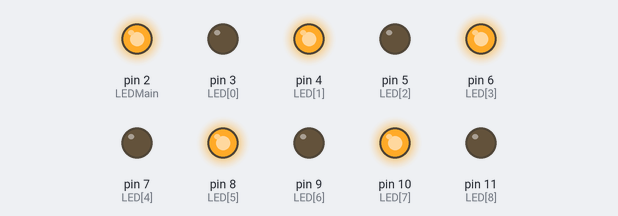
The sketch below on a simulated Arduino Uno, built with avr-gcc and run on an emulated ATmega328P. Shown: output pins drawn as LEDs (lit = HIGH). Random numbers use the default seed unless the sketch sets one.

Above: at 0.1 s.
At 5.1 s:
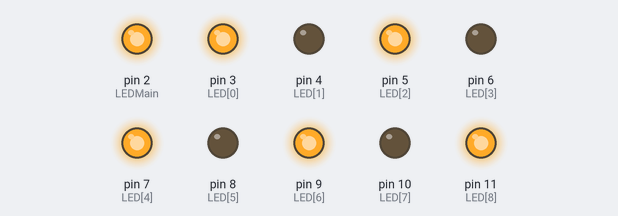
At 13.9 s:
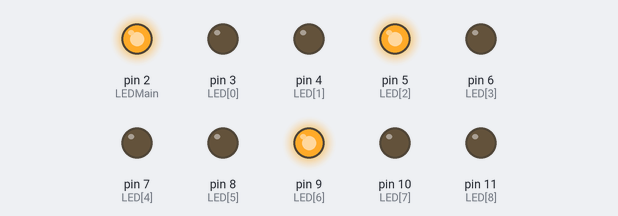
At 22.4 s:
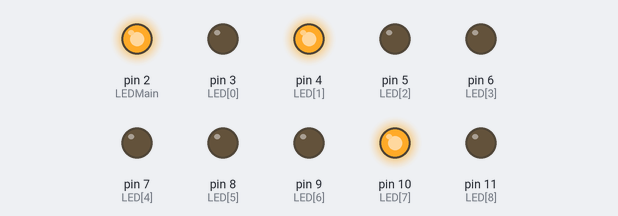
At 30.9 s:
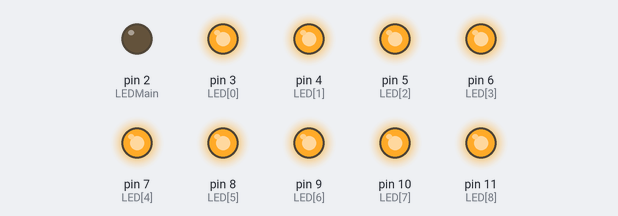
At 39.4 s:
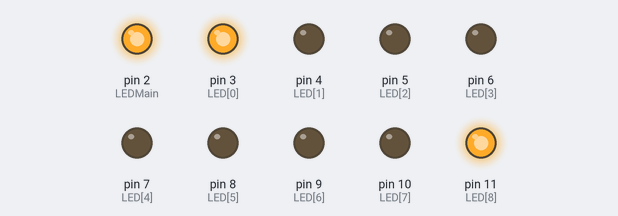
Timing chart, 0 to 40.0 s (numbered marks = the images above):
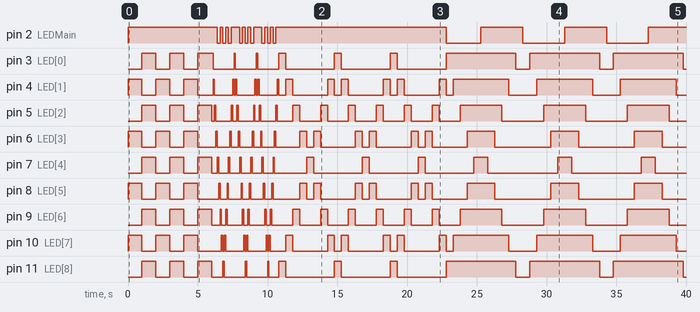

The sketch:

christmas.ino
```cpp
/*
Lighting for Christmas. 9 channels

          _/\_
          \__/   ............>  LEDMain
    / / / / | \ \ \ \
   1  2 3 4 5 6 7 8 9

*/

int LED[] = {3,4,5,6,7,8,9,10,11};

int LEDMain = 2;
int photoCell = A0;

int phc_value;

void setup() {
  int i;
  //pinMode(photoCell, INPUT);
  for (i=0; i<9; i++) {
    pinMode(LED[i], OUTPUT);
  }
  pinMode(LEDMain, OUTPUT);
}

void turnoff(){
 int i;
  for (i=0; i<9; i++) {
    digitalWrite(LED[i], LOW);
  }
}

void turnon(){
 int i;
  for (i=0; i<9; i++) {
    digitalWrite(LED[i], HIGH);
  }
}


void blink1(int sleepTime) {
  digitalWrite(LEDMain, HIGH);
  int j;
  int i;
  for (i=0; i<9; i++) {
    if (i % 2 != 0) {
     digitalWrite(LED[i], HIGH);
    } else {
      digitalWrite(LED[i], LOW);
    }
  }
  delay(sleepTime);
  for (j=0; j<9; j++) {
    if (j % 2 != 0) {
    digitalWrite(LED[j], LOW);
    } else {
      digitalWrite(LED[j], HIGH);
    }
  }
  delay(sleepTime);
}

void blink2(int sleepTime) {
  int i;
  int j;
  int toggle=0;
  int toggle_time=0;
  for (i=0; i<9; i++) {
    j = i - 1;
    if (i==0) { j=8;}
    digitalWrite(LED[i], HIGH);
    digitalWrite(LED[j], LOW);
    if (toggle_time>1){
     if (toggle==0){toggle=1;}
      else {toggle=0;}
      toggle_time=0;
      digitalWrite(LEDMain, toggle);
    }
    toggle_time++;

    delay(sleepTime);
  }
  for (i=7; i>0; i--) {
    j = i + 1;
    digitalWrite(LED[i], HIGH);
    digitalWrite(LED[j], LOW);
    if (toggle_time>1){
     if (toggle==0){toggle=1;}
      else {toggle=0;}
      toggle_time=0;
      digitalWrite(LEDMain, toggle);
    }
    toggle_time++;

    delay(sleepTime);
  }
  digitalWrite(LED[1], LOW);
}

void blink3(int sleepTime) {
  int i;
  digitalWrite(LEDMain, HIGH);
  for (i=0 ; i<5; i++) {
    digitalWrite(LED[i], HIGH);
    digitalWrite(LED[8-i], HIGH);
    if (i>0) {
    digitalWrite(LED[i-1], LOW);
    digitalWrite(LED[9-i], LOW);
    }
    delay(sleepTime);
  }
    for (i=3 ; i>0; i--) {
    digitalWrite(LED[i], HIGH);
    digitalWrite(LED[8-i], HIGH);
    digitalWrite(LED[i+1], LOW);
    digitalWrite(LED[7-i], LOW);
    delay(sleepTime);
  }
  turnoff();
}

void blink4(int sleepTime) {
  int i;
  digitalWrite(LEDMain, LOW);
  for (i=0 ; i<5; i++) {
    digitalWrite(LED[i], HIGH);
    digitalWrite(LED[8-i], HIGH);
    delay(sleepTime);
  }
  digitalWrite(LEDMain, HIGH);
  delay(sleepTime);
    for (i=4 ; i>-1; i--) {
    digitalWrite(LED[i], LOW);
    digitalWrite(LED[8-i], LOW);
    delay(sleepTime);
  }
  digitalWrite(LEDMain, LOW);
  delay(sleepTime);
}

void blink5(int sleepTime) {
  int i;
  int j;

  //Entering

  for (i=0; i<9; i++) {
     for (j=0; j<9-i; j++) {
      digitalWrite(LED[j], HIGH);

      if (j>0) {
      digitalWrite(LED[j-1], LOW);
      }
      delay(sleepTime);
     }
  }
  digitalWrite(LEDMain, HIGH);
  delay(sleepTime);
  // Removing
  for (i=8; i>-1; i--) {
     for (j=i; j<9; j++) {
        digitalWrite(LED[j], LOW);
        if (j<8){
           digitalWrite(LED[j+1], HIGH);
        }
        delay(sleepTime);
     }
  }
  digitalWrite(LEDMain, LOW);
  delay(sleepTime);

  for (i=0; i<9; i++) {
     for (j=0; j<9-i; j++) {
      digitalWrite(LED[8-j], HIGH);
      if (j>0){
        digitalWrite(LED[9-j], LOW);
      }
      delay(sleepTime);
     }
  }
  digitalWrite(LEDMain, HIGH);
  delay(sleepTime);
  for (i=8; i>-1; i--) {
     for (j=i; j<9; j++) {
        digitalWrite(LED[8-j], LOW);
        if (j<8){
           digitalWrite(LED[7-j], HIGH);
        }
        delay(sleepTime);
     }
  }
  digitalWrite(LEDMain, LOW);
  delay(sleepTime);

}

void blink6(int sleepTime) {

  int arraySize = 9;
  int items[arraySize] = {0,1,2,3,4,5,6,7,8};

  randomSeed(analogRead(0));

  for (int i = arraySize -1; i>0; i--) {
    int j = random(0, i+1);
    int temp = items[i];
    items[i] = items[j];
    items[j] = temp;
  }

  for (int i=0; i< arraySize; i++) {
     digitalWrite(LED[items[i]], HIGH);
     if (digitalRead(LEDMain) == HIGH){
      digitalWrite(LEDMain, LOW);
     }
     else {digitalWrite(LEDMain, HIGH);}
     delay(sleepTime);
     items[i] = -1;
  }


  int items_clear[arraySize] = {0,1,2,3,4,5,6,7,8};

  for (int i = arraySize -1; i>0; i--) {
    int j = random(0, i+1);
    int temp = items_clear[i];
    items_clear[i] = items_clear[j];
    items_clear[j] = temp;
  }

  for (int i=0; i< arraySize; i++) {
     digitalWrite(LED[items_clear[i]], LOW);
     if (digitalRead(LEDMain) == HIGH){
      digitalWrite(LEDMain, LOW);
     }
     else {digitalWrite(LEDMain, HIGH);}
     delay(sleepTime);
     items_clear[i] = -1;
  }


}

void loop() {

  int l;
  //phc_value = analogRead(photoCell);
  phc_value = 22;

  if (phc_value<25)

 {

  turnoff();
  for (l=0; l<3; l++){
    blink1(1000);
  }

  turnoff();
  for (l=0; l<3; l++) {
    blink2(100);
  }


  turnoff();
  for (l=0; l<3; l++) {
    blink3(500);
  }

  turnoff();
  for (l=0; l<3; l++) {
    blink4(500);
  }

  turnoff();
  blink5(80);

  for (l=0; l<3; l++) {
      turnoff();
      blink6(500);
  }
 }
}
```

Measured:
- by itself, pin 2 (LEDMain): LOW → HIGH at 0.00 s, → LOW 6.4 s later, → HIGH 0.20 s later, → LOW 0.20 s later, … (25 changes in this stretch)
- by itself, pin 3 (LED[0]): LOW → HIGH at 1.0 s, → LOW 1.0 s later, → HIGH 1.0 s later, → LOW 1.0 s later, … (22 changes in this stretch)
- by itself, pin 4 (LED[1]): LOW → HIGH at 0.00 s, → LOW 1.0 s later, → HIGH 1.0 s later, → LOW 1.0 s later, … (36 changes in this stretch)
- by itself, pin 5 (LED[2]): LOW → HIGH at 1.0 s, → LOW 1.0 s later, → HIGH 1.0 s later, → LOW 1.0 s later, … (36 changes in this stretch)
- by itself, pin 6 (LED[3]): LOW → HIGH at 0.00 s, → LOW 1.0 s later, → HIGH 1.0 s later, → LOW 1.0 s later, … (36 changes in this stretch)
- by itself, pin 7 (LED[4]): LOW → HIGH at 1.0 s, → LOW 1.0 s later, → HIGH 1.0 s later, → LOW 1.0 s later, … (30 changes in this stretch)
- by itself, pin 8 (LED[5]): LOW → HIGH at 0.00 s, → LOW 1.0 s later, → HIGH 1.0 s later, → LOW 1.0 s later, … (36 changes in this stretch)
- by itself, pin 9 (LED[6]): LOW → HIGH at 1.0 s, → LOW 1.0 s later, → HIGH 1.0 s later, → LOW 1.0 s later, … (36 changes in this stretch)
